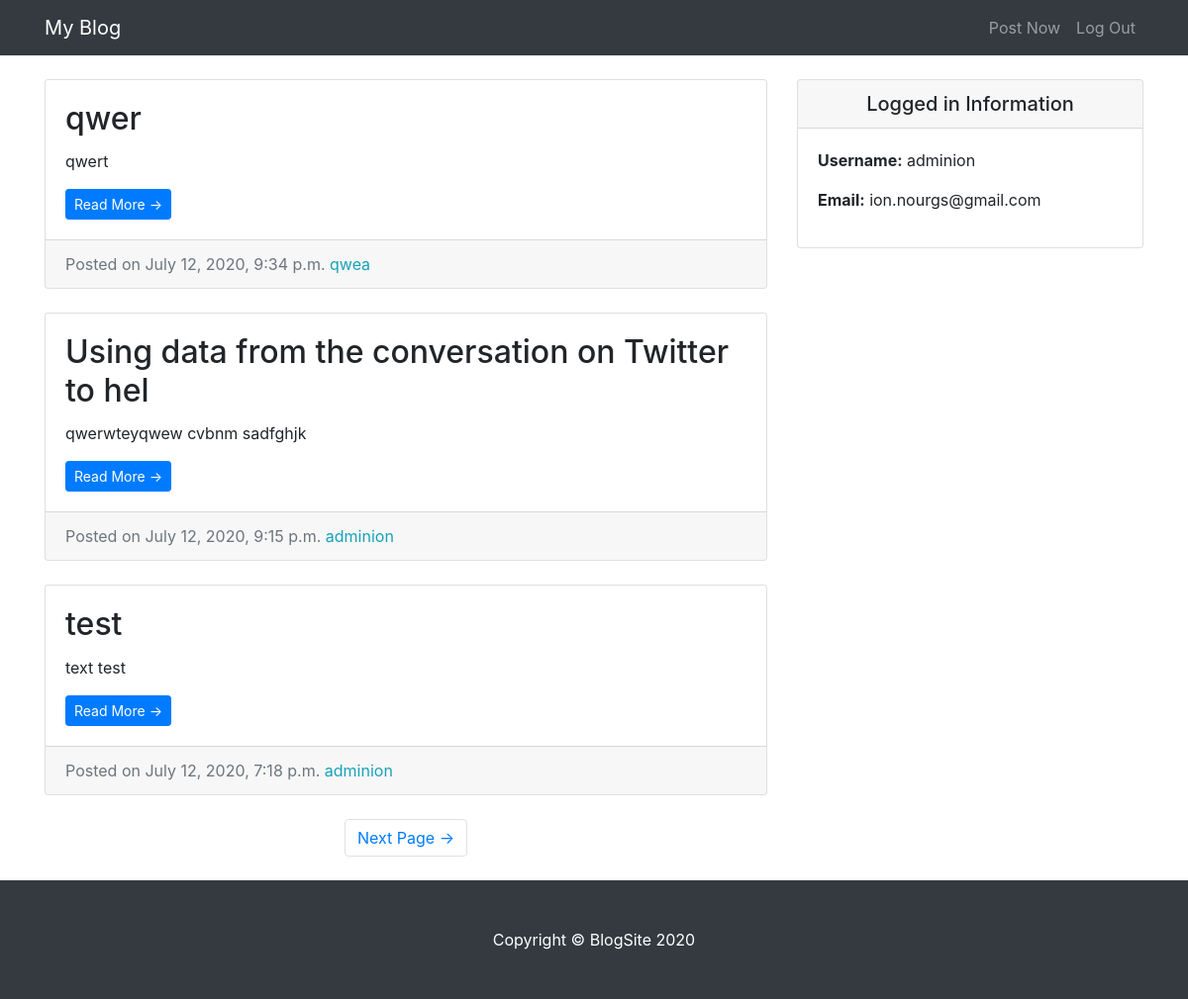
The app's page / (signed in) with its own data.
### entries/models.py (models this page shows, shortened)
class Entry(models.Model):
  entry_titles = models.CharField(max_length=50)
  entry_text = models.TextField()
  entry_date = models.DateTimeField(auto_now_add=True)
  entry_author = models.ForeignKey(User, on_delete=models.CASCADE)
  class Meta:
    verbose_name_plural = "entries"

### entries/views.py (the view)
# urls.py: path('', HomeView.as_view(), name='blog-home'),
class HomeView(LoginRequiredMixin, ListView):
  model = Entry
  template_name = "entries/index.html"
  context_object_name = 'blog_entries'
  ordering = ['-entry_date']
  paginate_by = 3

### entries/templates/entries/index.html (shortened to what this page needs)
{% extends "entries/base.html" %}
{% block content %}
<div class="col-md-8">
  {% for entry in blog_entries %}
  <div class="card mb-4 mt-4">
    <div class="card-body">
      <h2 class="card-title">{{entry.entry_titles}}</h2>
      <p class="card-text">{{ entry.entry_text|truncatechars:100 }}</p>
      <a href="{% url 'blog-article' entry.pk %}" class="btn btn-primary btn-sm">Read More &rarr;</a>
    </div>
    <div class="card-footer text-muted">
      Posted on {{ entry.entry_date}}
      <span class= "text-info mr-2">{{ entry.entry_author }}</span>
    </div>
  </div>
  {% endfor %}
  {% if is_paginated %}
  <ul class="pagination justify-content-center mb-4">
    {% if  page_obj.has_next %}
    <li class="page-item">
      <a class="page-link" href="?page={{ page_obj.next_page_number }}">Next Page &rarr;</a>
    </li>
    {% endif %}
  </ul>
  {% endif %}
</div>
{% endblock %}

### entries/templates/entries/base.html (shortened to what this page needs)
{% load static%}
<!DOCTYPE html>
<html lang="en">
<head>
  <link href="{% static 'entries/vendor/bootstrap/css/bootstrap.min.css' %}" rel="stylesheet">
  <link href="{% static 'entries/css/blog-home.css' %}" rel="stylesheet">
</head>
<body>
  <nav class="navbar navbar-expand-lg navbar-dark bg-dark fixed-top">
    <div class="container">
      <a class="navbar-brand" href="{% url 'blog-home' %}">My Blog</a>
      <div class="collapse navbar-collapse" id="navbarResponsive">
        <ul class="navbar-nav ml-auto">
          <li class="nav-item">
            <a class="nav-link" href="{% url 'create-article' %}">Post Now</a>
          </li>
          <li class="nav-item">
            <a class="nav-link" href="{% url 'logout' %}">Log Out</a>
          </li>
        </ul>
      </div>
    </div>
  </nav>
  <div class="container">
    <div class="row">
     {% block content %} {% endblock %}
    <div class="col-md-4">
      <div class="card my-4">
          <h5 class="card-header text-center">Logged in Information</h5>
          <div class="card-body">
            <ul class="list-unstyled mb-0">
                <li>
                    <p> <strong>Username:</strong> {{user.username}} </p>
                </li>
                <li>
                    <p> <strong>Email:</strong> {{user.email}}</p>
                </li>
            </ul>
          </div>
        </div>
      </div>
    </div>
  </div>
  <div><br><br><br><br><br></div>
  <footer class="py-5 bg-dark " style="position: fixed;
  bottom: 0;
  left: 0;
  right: 0;">
    <div class="container">
      <p class="m-0 text-center text-white">Copyright &copy; BlogSite 2020</p>
    </div>
  </footer>
</body>
</html>

### entries/static/entries/css/blog-home.css (style rules this page uses)
body { padding-top: 56px; }

### records on screen
Entry: entry_titles "qwer", entry_text "qwert", entry_date "July 12, 2020, 9:34 p.m.", entry_author "qwea"
Entry: entry_titles "Using data from the conversation on Twitter to hel", entry_text "qwerwteyqwew cvbnm sadfghjk", entry_date "July 12, 2020, 9:15 p.m.", entry_author "adminion"
Entry: entry_titles "test", entry_text "text test", entry_date "July 12, 2020, 7:18 p.m.", entry_author "adminion"

### other values on screen
{{ user.username }} "adminion"
{{ user.email }} "ion.nourgs@gmail.com"
